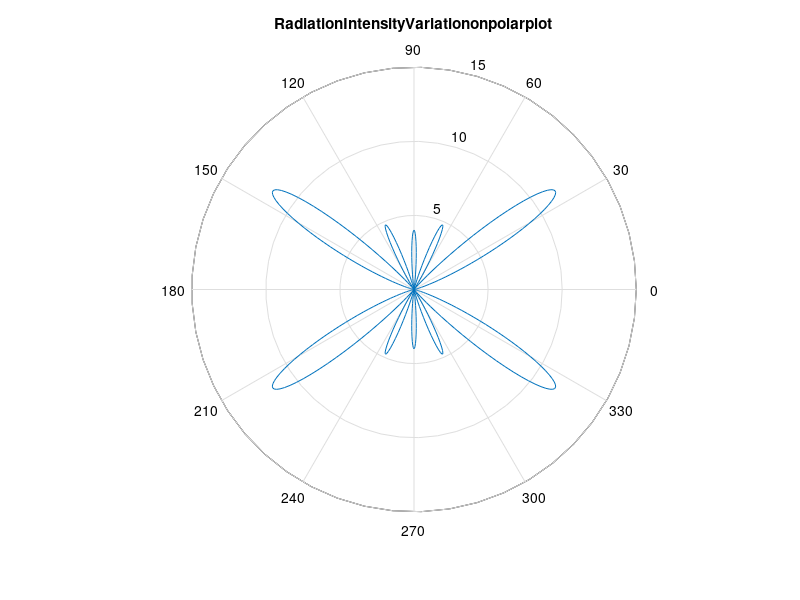

This figure's MATLAB source:
clc;
clear all;
close all;
L=input('length/Wavelengthratio=');
theta=0:0.01:2*pi;
U =((cos(pi.*L.*cos(theta))-cos(pi.*L))./sin(theta)).^2;
%Radiation Intensity expression for a linear wire antenna
 polar(theta,U);
title('RadiationIntensityVariationonpolarplot');
ylabel('Theta');